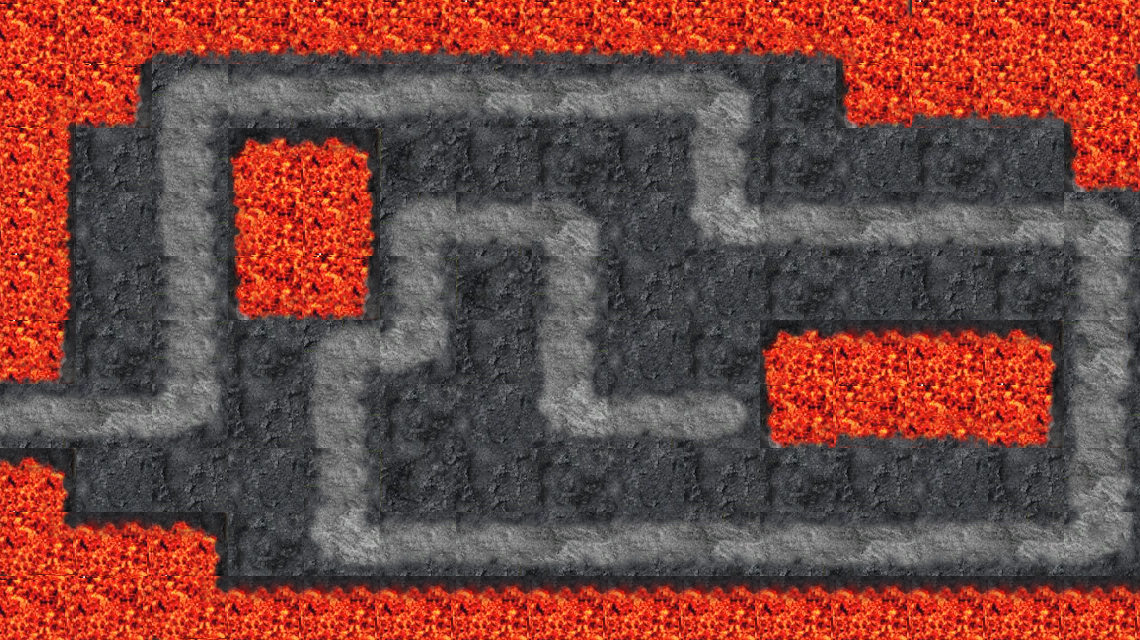

The image is a tile-based game level rendered from a .tmx file. Its description and source (layers, tilesets, objects; grid data summarised) follow:
An orthogonal 15x10 tile map with 76x64 px tiles, 1 tile layer (Tile Layer 1).

<map version="1.0" orientation="orthogonal" width="15" height="10" tilewidth="76" tileheight="64">
 <tileset firstgid="1" name="sample_2" tilewidth="76" tileheight="64">
  <image source="Tile samples/sample_2.png" width="1216" height="1024" />
 </tileset>
 <layer name="Tile Layer 1" width="15" height="10">
  <data>[150 cells, 150 non-empty, 32 distinct tile ids]</data>
 </layer>
</map>
